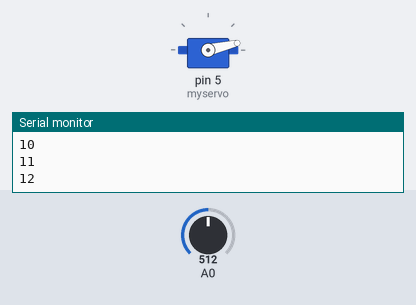
The sketch below on a simulated Arduino Uno, built with avr-gcc and run on an emulated ATmega328P. Shown: servo, the last lines printed to the serial monitor. The inputs (shaded band) are chosen by the test bench; at power-on: A0 = 512.

Above: at 1.25 s.
1.3 s: A0 set to 107
At 2.45 s:
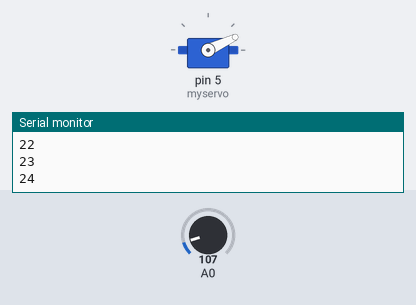
4.3 s: A0 set to 92
At 4.46 s:
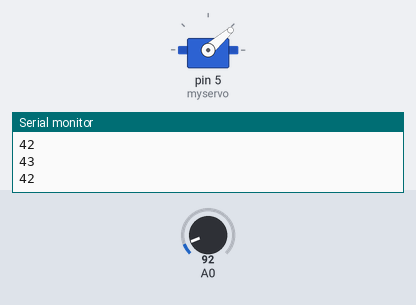
7.3 s: A0 set to 122
10.3 s: A0 set to 0
Timing chart, 0 to 14.3 s (numbered marks = the images above; inputs shaded):
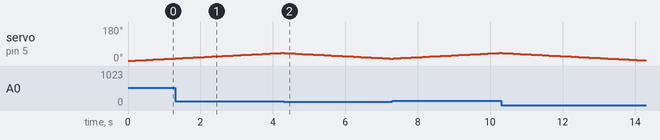

Measured:
- the behaviour switches between 101 and 100 on A0 (found by bisection; images 1 and 2)

The sketch:

solar.ino
```cpp
#include<Servo.h>
Servo myservo;
void setup()
{
  Serial.begin(9600);
  myservo.attach(5);
}
int x=0,t=1;
void loop()
{
  int v1 = analogRead(A0);
  int v2=100;
  //float voltage = sensorValue * (5.0/1023.0);

  Serial.println(x);

  if(v1>v2)
  {
    x+=t;
    v2+=20;
  }
  else
  {
    x-=t;
    v2-=20;
  }
  myservo.write(x);

  delay(100);


}
```
